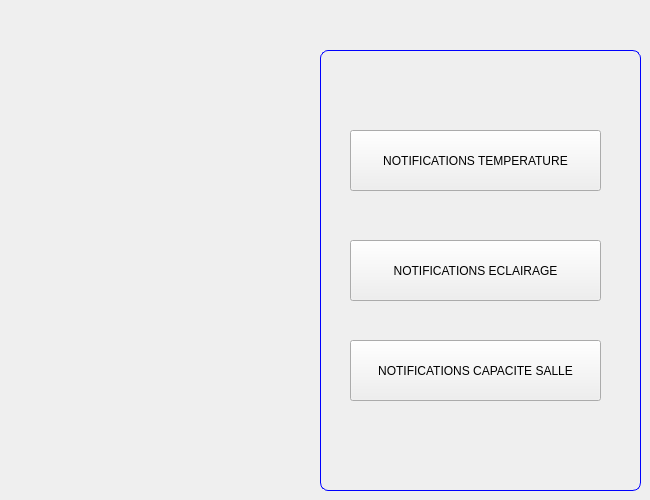
    <widget class="QWidget" name="page_6">
     <widget class="QPushButton" name="pushButton_4">
      <property name="geometry">
       <rect>
        <x>350</x>
        <y>130</y>
        <width>251</width>
        <height>61</height>
       </rect>
      </property>
      <property name="text">
       <string>NOTIFICATIONS TEMPERATURE</string>
      </property>
     </widget>
     <widget class="QPushButton" name="pushButton_NOTIFluminosite">
      <property name="geometry">
       <rect>
        <x>350</x>
        <y>240</y>
        <width>251</width>
        <height>61</height>
       </rect>
      </property>
      <property name="text">
       <string>NOTIFICATIONS ECLAIRAGE</string>
      </property>
     </widget>
     <widget class="QPushButton" name="pushButton_cap_salle">
      <property name="geometry">
       <rect>
        <x>350</x>
        <y>340</y>
        <width>251</width>
        <height>61</height>
       </rect>
      </property>
      <property name="text">
       <string>NOTIFICATIONS CAPACITE SALLE</string>
      </property>
     </widget>
     <widget class="QLabel" name="label_8">
      <property name="geometry">
       <rect>
        <x>320</x>
        <y>50</y>
        <width>321</width>
        <height>441</height>
       </rect>
      </property>
      <property name="styleSheet">
       <string notr="true">border: 1px solid blue;
border-radius: 8px;
</string>
      </property>
      <property name="text">
       <string/>
      </property>
     </widget>
     <zorder>label_8</zorder>
     <zorder>pushButton_4</zorder>
     <zorder>pushButton_NOTIFluminosite</zorder>
     <zorder>pushButton_cap_salle</zorder>
    </widget>
